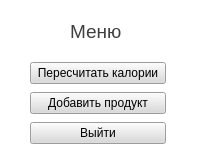
<?xml version="1.0" encoding="UTF-8"?>
<ui version="4.0">
 <class>Form</class>
 <widget class="QWidget" name="Form">
  <property name="geometry">
   <rect>
    <x>0</x>
    <y>0</y>
    <width>198</width>
    <height>160</height>
   </rect>
  </property>
  <property name="windowTitle">
   <string>Form</string>
  </property>
  <property name="styleSheet">
   <string notr="true">background-color: rgb(255, 255, 255);</string>
  </property>
  <widget class="QLabel" name="label">
   <property name="geometry">
    <rect>
     <x>70</x>
     <y>20</y>
     <width>61</width>
     <height>21</height>
    </rect>
   </property>
   <property name="styleSheet">
    <string notr="true">font: 75 8pt &quot;Book Antiqua&quot;;
color: rgb(63, 63, 63);</string>
   </property>
   <property name="text">
    <string>&lt;html&gt;&lt;head/&gt;&lt;body&gt;&lt;p&gt;&lt;span style=&quot; font-size:14pt;&quot;&gt;Меню&lt;/span&gt;&lt;/p&gt;&lt;/body&gt;&lt;/html&gt;</string>
   </property>
  </widget>
  <widget class="QWidget" name="">
   <property name="geometry">
    <rect>
     <x>30</x>
     <y>60</y>
     <width>136</width>
     <height>86</height>
    </rect>
   </property>
   <layout class="QVBoxLayout" name="verticalLayout">
    <item>
     <widget class="QPushButton" name="pushButton">
      <property name="styleSheet">
       <string notr="true">font: 9pt &quot;Book Antiqua&quot;;
background-color: rgb(218, 218, 218);</string>
      </property>
      <property name="text">
       <string>Пересчитать калории</string>
      </property>
     </widget>
    </item>
    <item>
     <widget class="QPushButton" name="pushButton_2">
      <property name="styleSheet">
       <string notr="true">font: 9pt &quot;Book Antiqua&quot;;
background-color: rgb(218, 218, 218);</string>
      </property>
      <property name="text">
       <string>Добавить продукт</string>
      </property>
     </widget>
    </item>
    <item>
     <widget class="QPushButton" name="pushButton_3">
      <property name="styleSheet">
       <string notr="true">font: 9pt &quot;Book Antiqua&quot;;
background-color: rgb(218, 218, 218);</string>
      </property>
      <property name="text">
       <string>Выйти</string>
      </property>
     </widget>
    </item>
   </layout>
  </widget>
 </widget>
 <resources/>
 <connections/>
</ui>
